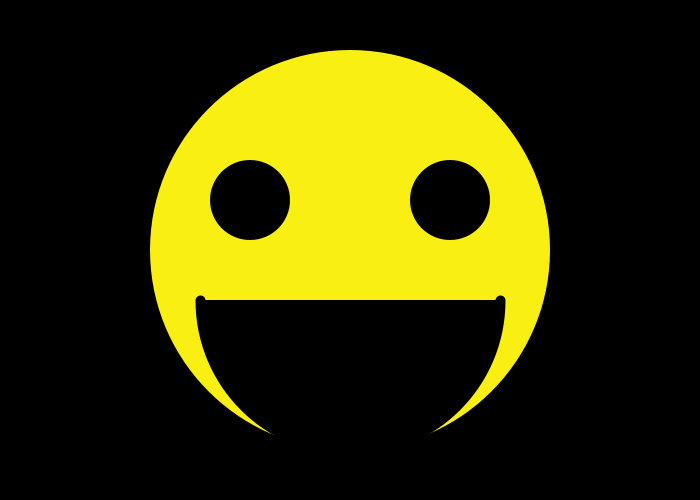
Frame 1 (no input)
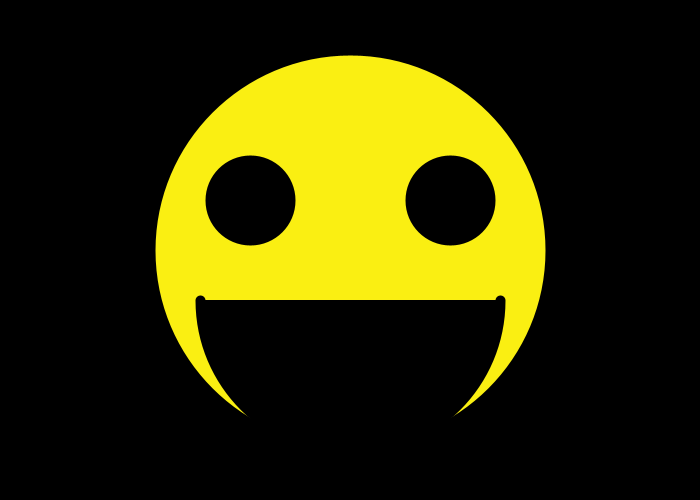
Frame 60 (the mouse pressed at the canvas centre just before this capture)
Frame 120 (the mouse held since frame 60 and released just before this capture): identical to frame 60, image omitted

The Processing sketch that drew these frames (run headless with seeded random() and noise(); from frame 60 on, the mouse is pressed at the canvas centre):

// Processing sketch: Face
// ── Face.pde
 
 void setup() {
   size(700,500);
   background(0);
   
   stroke(0);
   strokeWeight(10);
   noStroke();
   
   
 }
 
 
 void draw() {
     fill(#FAEF12);
   ellipse( width/2, height/2, 400, 400         );
   
   //Draw eyes
   fill(0);
    ellipse( width/2 -100, height/2-50, 80, 80        );
     ellipse( width/2 +100, height/2-50, 80, 80        );
     
     //Draw Smile
     stroke(0);
   strokeWeight(10);
     arc( width/2, height/2 + 50, 300, 300, radians(0), radians(180));
 }
 
